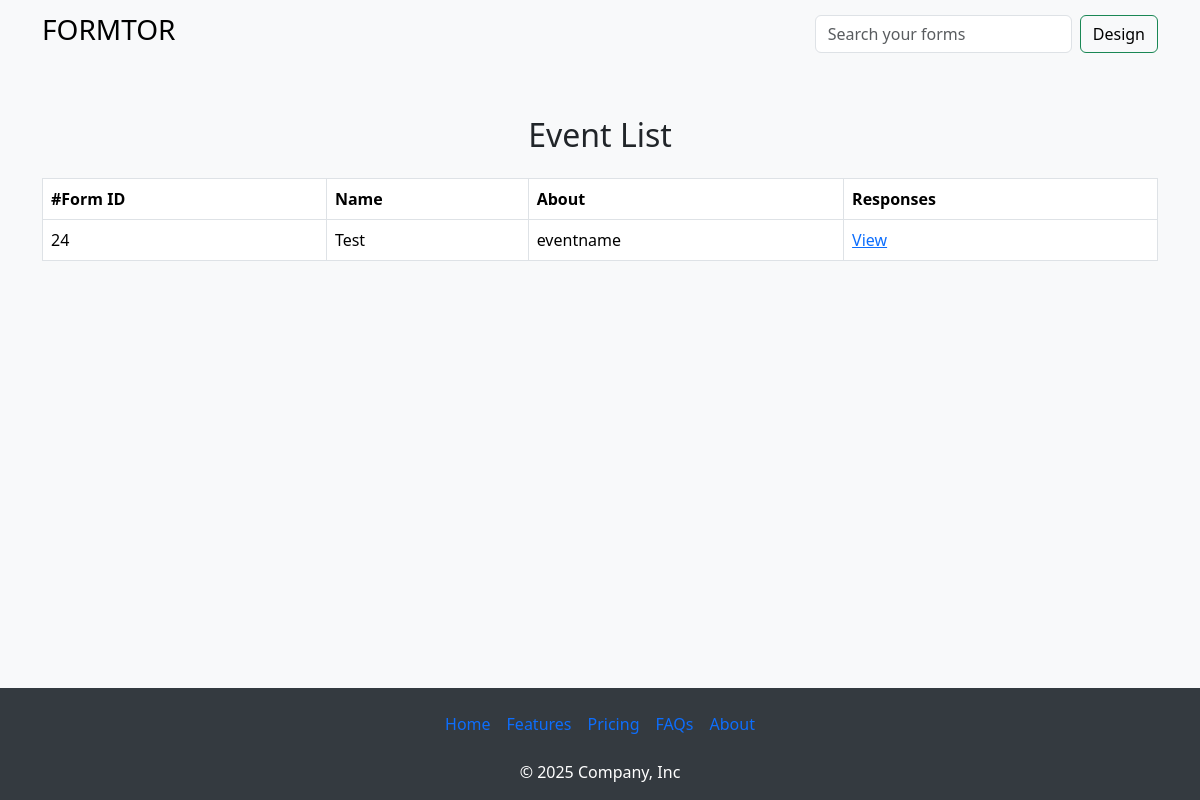
/responses/65 (signed in), run on the app's committed database.
### app/models.py (models this page shows)
class Answers(models.Model):
    user=models.ForeignKey(CustomUser, on_delete=models.CASCADE,null=True,name="user")
    answer=models.JSONField()
    username=models.CharField(max_length=122)
    event=models.ForeignKey(FormInfo, name="event", on_delete=models.CASCADE,null=True)

class FormInfo(models.Model):
    eventname = models.CharField(max_length=122)
    eventorganizer = models.CharField(max_length=122)
    eventday = models.CharField(max_length=122)
    eventdate = models.CharField(max_length=122)
    eventtime = models.CharField(max_length=122)
    eventabout = models.TextField(max_length=1000)
    user = models.ForeignKey(CustomUser, on_delete=models.CASCADE, null=True)
    detect=models.BooleanField(default=False)

### app/views.py (the view)
# urls.py: path("responses/<int:id>",views.Responses,name="responses"),
@login_required
def  Responses(request,id):
    var=FormInfo.objects.get(pk=id)
    if var.user!=request.user:
        return HttpResponse("No responses")
    else:
        return render(request,"responses.html",{'responses':Answers.objects.filter(event=id).filter(event=id)})

### templates/responses.html
{% extends "app.html" %}
     {% block content %}
     <main class="container my-5">
        <h2 class="text-center mb-4">Event List</h2>
        <div class="table-responsive">
            <table class="table table-bordered table-hover align-middle">
                <thead>
                    <tr>
                        <th>#Form ID</th>
                        <th>Name</th>
                        <th>About</th>
                        <th>Responses</th>
                    </tr>
                </thead>
                <tbody>
                    <tr>
                        {% for i in responses %}
                        <td>{{ i.id }}</td>
                        <td>{{ i.username }}</td>
                        <td>{{ i.event.eventname }}</td>
                        <td><a href="/answer/{{i.id}}">View</a></td>
                    </tr>
                    {% endfor %}
                </tbody>
            </table>
        </div>
    </main>
{% endblock %}

### templates/app.html (style rules this page uses)
body { background-color: #f8f9fa; display: flex; flex-direction: column; min-height: 100vh; }
main { flex: 1; }
table { background-color: #ffffff; }
table thead { background-color: #343a40; color: #ffffff; }

### data on the page
Answers: id "24", username "Test", event.eventname "eventname"
